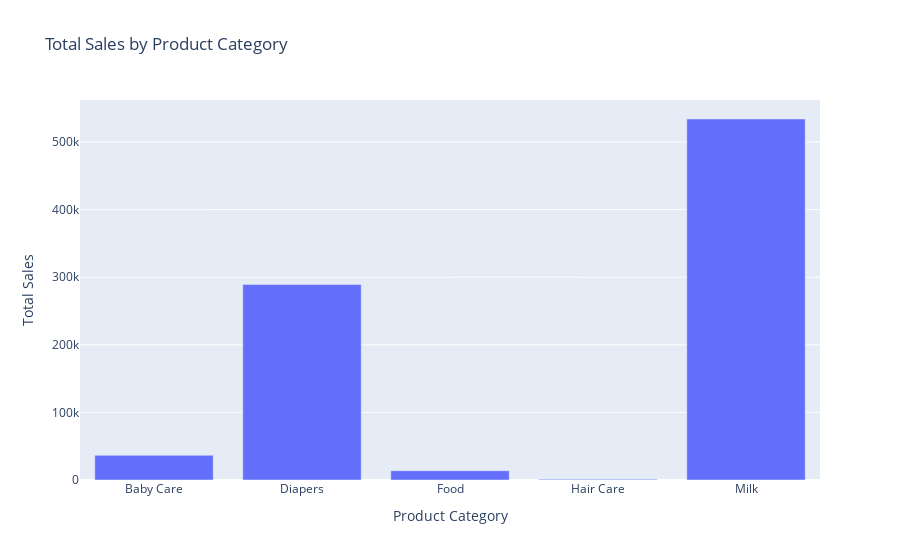

Notebook code for this chart:
### Markdown cell above
### 3. What is the sales value for each product category?

### Code cell
sales_by_category = df.groupby('Product Category')['Total Sales'].sum().reset_index()
px.bar(sales_by_category, x='Product Category', y='Total Sales', title='Total Sales by Product Category')

### Figure 1 — Plotly figure (JSON) as saved in the notebook; plotly's stock layout.template omitted (floating-point values rounded to 4 significant figures)
{"data": [{"alignmentgroup": "True", "hovertemplate": "Product Category=%{x}<br>Total Sales=%{y}<extra></extra>", "legendgroup": "", "marker": {"color": "#636efa", "pattern": {"shape": ""}}, "name": "", "offsetgroup": "", "orientation": "v", "showlegend": false, "textposition": "auto", "type": "bar", "x": ["Baby Care", "Diapers", "Food", "Hair Care", "Milk"], "xaxis": "x", "y": [36518, 289400.0, 13770.0, 990, 534000.0], "yaxis": "y"}], "layout": {"autosize": true, "barmode": "relative", "legend": {"tracegroupgap": 0}, "title": {"text": "Total Sales by Product Category"}, "xaxis": {"anchor": "y", "autorange": true, "domain": [0, 1], "range": [-0.5, 4.5], "title": {"text": "Product Category"}, "type": "category"}, "yaxis": {"anchor": "x", "autorange": true, "domain": [0, 1], "range": [0, 562200.0], "title": {"text": "Total Sales"}, "type": "linear"}}}
